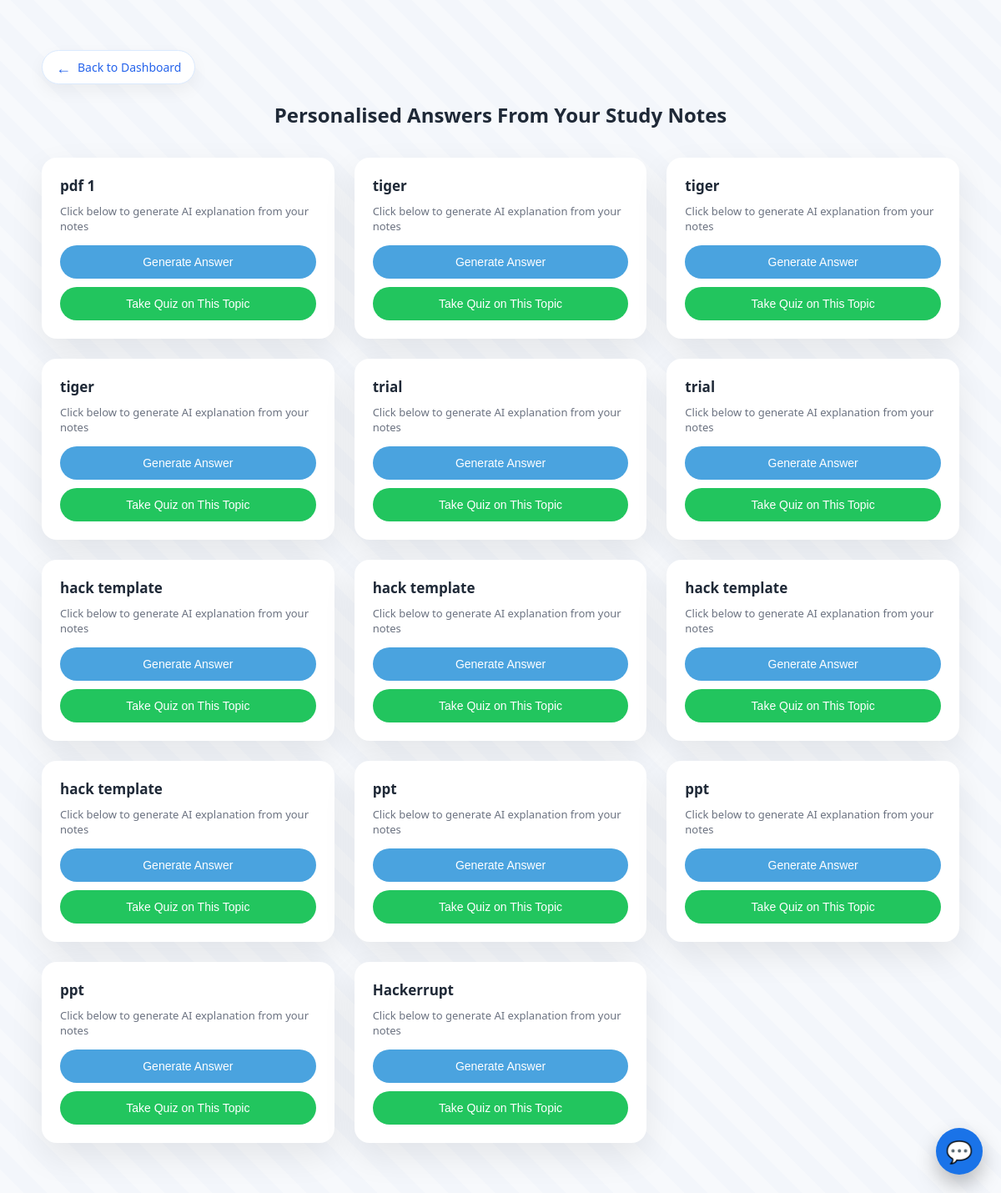
The page /materials/ (signed in) on the database its author committed.
### pilot/models.py (models this page shows, shortened)
class StudyMaterial(models.Model):
    student = models.ForeignKey(Student, on_delete=models.CASCADE)
    title = models.CharField(max_length=200)
    pdf = models.FileField(upload_to="pdfs/")
    extracted_text = models.TextField(blank=True)
    cleaned_text = models.TextField(blank=True)
    uploaded_at = models.DateTimeField(auto_now_add=True)

### pilot/views.py (the view)
# urls.py: path("materials/", material_view, name="material_view"),
@login_required
def material_view(request):
    materials = StudyMaterial.objects.filter(
        student=request.user
    ).order_by("-uploaded_at")
    return render(
        request,
        "pilot/material_view.html",
        {
            "materials": materials
        }
    )

### pilot/templates/pilot/material_view.html (shortened to what this page needs)
<!DOCTYPE html>
<html lang="en">
<head>
</head>
<body>
<div class="wrapper">
    <a href="{% url 'dashboard' %}" class="back-btn">
        <span>←</span> Back to Dashboard
    </a>
    <h2>Personalised Answers From Your Study Notes</h2>
    <div class="grid">
    {% for material in materials %}
        <div class="card">
            <h3>{{ material.title }}</h3>
            <div class="hint">
                Click below to generate AI explanation from your notes
            </div>
            <button onclick="askAI({{ material.id }})">
                Generate Answer
            </button>
            <button class="quiz-btn"
                    onclick="goToQuiz({{ material.id }})">
                Take Quiz on This Topic
            </button>
        </div>
    {% endfor %}
    </div>
<div onclick="toggleChatbot()"
     style="
        position:fixed;
        bottom:22px;
        right:22px;
        width:56px;
        height:56px;
        background:#1a73e8;
        color:white;
        font-size:26px;
        border-radius:50%;
        display:flex;
        align-items:center;
        justify-content:center;
        cursor:pointer;
        box-shadow:0 12px 25px rgba(0,0,0,0.25);
        z-index:9999;
     ">
    💬
</div>
</div>
</body>
</html>

### pilot/templates/pilot/material_view.html (style rules this page uses)
:root { --primary: #4aa3df; --primary-light: #eaf5fc; --text-dark: #1f2937; --text-muted: #6b7280; }
body { margin: 0; min-height: 100vh; font-family: "Segoe UI", Roboto, sans-serif; background: repeating-linear-gradient( 45deg, #f7f9fc, #f7f9fc 20px, #f3f6fb 20px, #f3f6fb 40px ); display: flex; justify-content: center; align-items: flex-start; padding: 60px 20px; }
.wrapper { width: 100%; max-width: 1100px; }
h2 { text-align: center; margin-bottom: 35px; color: var(--text-dark); font-weight: 600; }
.grid { display: grid; grid-template-columns: repeat(auto-fill, minmax(340px, 1fr)); gap: 24px; }
.card { background: #ffffff; padding: 22px; border-radius: 18px; box-shadow: 0 16px 40px rgba(0,0,0,0.08); display: flex; flex-direction: column; transition: transform 0.2s ease, box-shadow 0.2s ease; }
.card h3 { margin: 0 0 10px; color: var(--text-dark); font-size: 17px; font-weight: 600; }
.hint { font-size: 13px; color: var(--text-muted); margin-bottom: 14px; }
button { margin-top: auto; padding: 12px; width: 100%; border: none; border-radius: 999px; background: var(--primary); color: white; font-size: 14px; font-weight: 500; cursor: pointer; transition: background 0.2s ease, transform 0.1s ease; }
.quiz-btn { margin-top: 10px; background: #22c55e; }
.back-btn { display: inline-flex; align-items: center; gap: 8px; padding: 10px 16px; border-radius: 999px; background: #ffffff; border: 1px solid #dbeafe; color: #2563eb; font-size: 14px; font-weight: 500; cursor: pointer; text-decoration: none; box-shadow: 0 8px 20px rgba(0,0,0,0.05); transition: all 0.2s ease; }
.back-btn span { font-size: 18px; line-height: 1; }

### rows shown on the page
StudyMaterial: title "pdf 1"
StudyMaterial: title "tiger"
StudyMaterial: title "tiger"
StudyMaterial: title "tiger"
StudyMaterial: title "trial"
StudyMaterial: title "trial"
StudyMaterial: title "hack template"
StudyMaterial: title "hack template"
StudyMaterial: title "hack template"
StudyMaterial: title "hack template"
StudyMaterial: title "ppt"
StudyMaterial: title "ppt"
StudyMaterial: title "ppt"
StudyMaterial: title "Hackerrupt"
